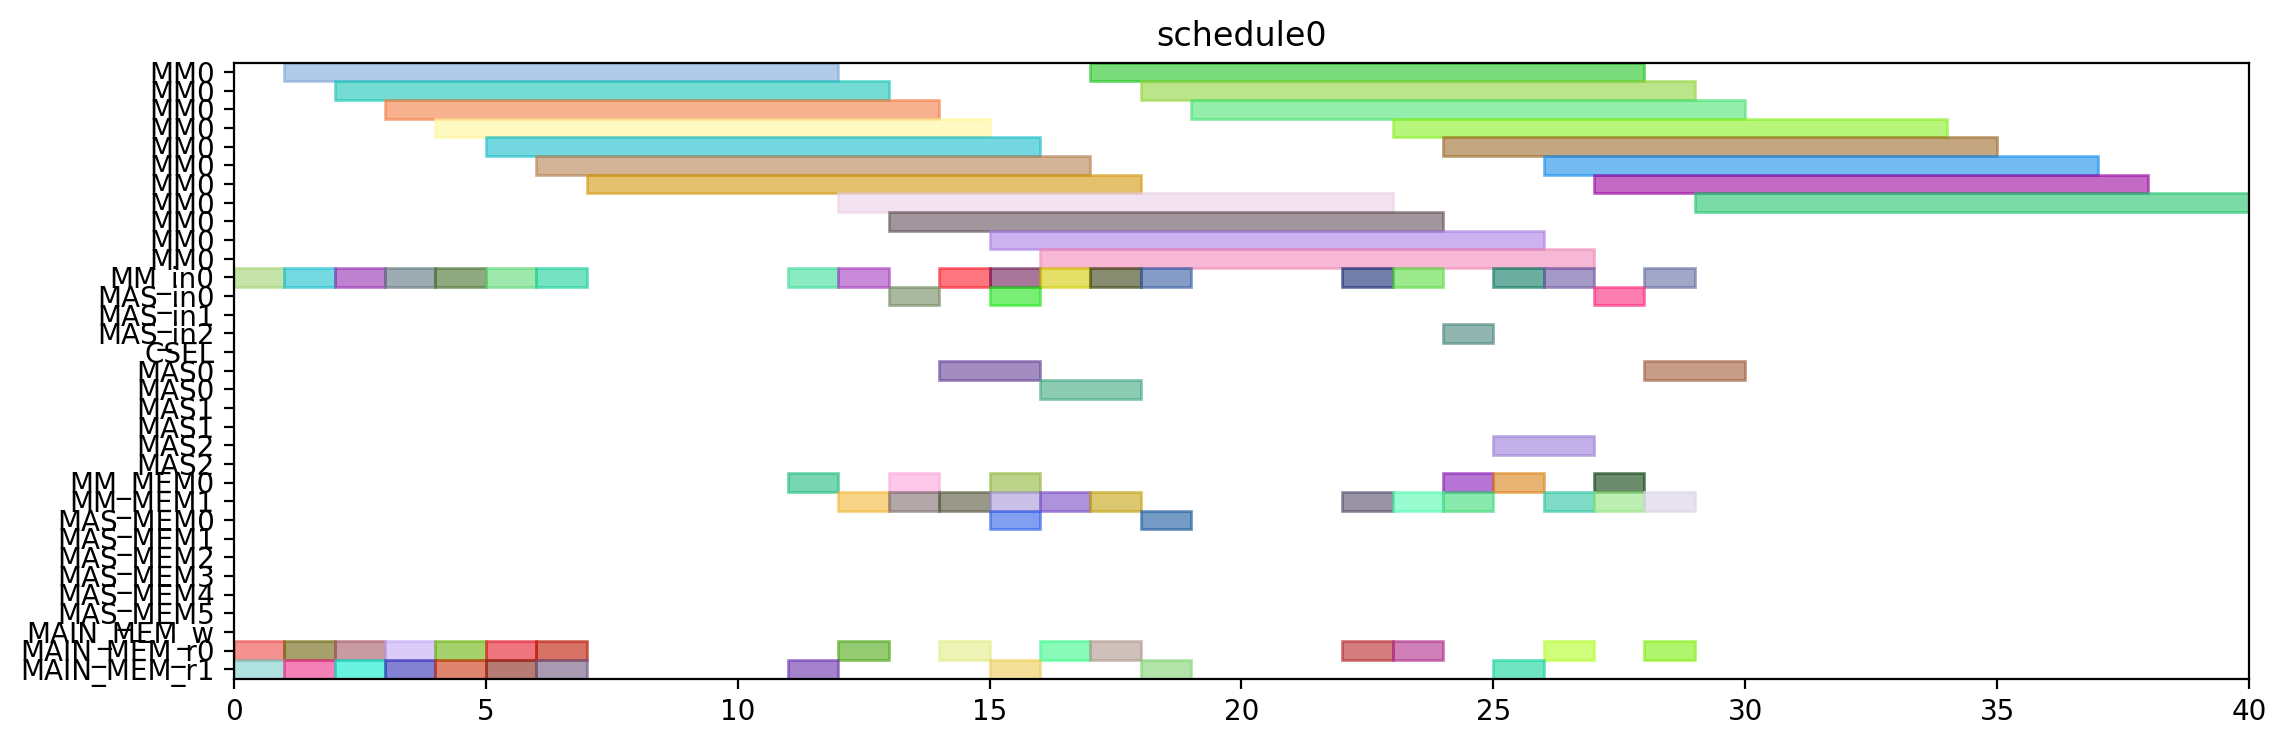

Write the Python code that produced this figure.
from pyschedule import Scenario, solvers, plotters, alt


def solve():
	horizon = 120
	S = Scenario("schedule0", horizon=horizon)

	# resource
	MM = S.Resources('MM', num=1, size=11)
	MM_in = S.Resources('MM_in', num=1)
	MAS_in = S.Resources('MAS_in', num=3)
	CSEL = S.Resource('CSEL')
	MAS = S.Resources('MAS', num=3, size=2, periods=range(1, horizon))
	MM_MEM = S.Resources('MM_MEM', num=2)
	MAS_MEM = S.Resources('MAS_MEM', num=6)
	MAIN_MEM_w = S.Resource('MAIN_MEM_w', size=1)
	MAIN_MEM_r = S.Resources('MAIN_MEM_r', num=2)

	# result of previous scheduling

	# new tasks
	Z_exp2 = S.Task('Z_exp2', length=11, delay_cost=1)
	Z_exp2 += alt(MM)
	Z_exp2_in = S.Task('Z_exp2_in', length=1, delay_cost=1)
	Z_exp2_in += alt(MM_in)
	S += Z_exp2_in*MM_in[0]<=Z_exp2*MM[0]
	Z_exp2_mem0 = S.Task('Z_exp2_mem0', length=1, delay_cost=1)
	Z_exp2_mem0 += MAIN_MEM_r[0]
	S += Z_exp2_mem0 <= Z_exp2

	Z_exp2_mem1 = S.Task('Z_exp2_mem1', length=1, delay_cost=1)
	Z_exp2_mem1 += MAIN_MEM_r[1]
	S += Z_exp2_mem1 <= Z_exp2

	NX0 = S.Task('NX0', length=11, delay_cost=1)
	NX0 += alt(MM)
	NX0_in = S.Task('NX0_in', length=1, delay_cost=1)
	NX0_in += alt(MM_in)
	S += NX0_in*MM_in[0]<=NX0*MM[0]
	NX0_mem0 = S.Task('NX0_mem0', length=1, delay_cost=1)
	NX0_mem0 += MAIN_MEM_r[0]
	S += NX0_mem0 <= NX0

	NX0_mem1 = S.Task('NX0_mem1', length=1, delay_cost=1)
	NX0_mem1 += MAIN_MEM_r[1]
	S += NX0_mem1 <= NX0

	k0_10_Z1 = S.Task('k0_10_Z1', length=11, delay_cost=1)
	k0_10_Z1 += alt(MM)
	k0_10_Z1_in = S.Task('k0_10_Z1_in', length=1, delay_cost=1)
	k0_10_Z1_in += alt(MM_in)
	S += k0_10_Z1_in*MM_in[0]<=k0_10_Z1*MM[0]
	k0_10_Z1_mem0 = S.Task('k0_10_Z1_mem0', length=1, delay_cost=1)
	k0_10_Z1_mem0 += MAIN_MEM_r[0]
	S += k0_10_Z1_mem0 <= k0_10_Z1

	k0_10_Z1_mem1 = S.Task('k0_10_Z1_mem1', length=1, delay_cost=1)
	k0_10_Z1_mem1 += MAIN_MEM_r[1]
	S += k0_10_Z1_mem1 <= k0_10_Z1

	DX0 = S.Task('DX0', length=11, delay_cost=1)
	DX0 += alt(MM)
	DX0_in = S.Task('DX0_in', length=1, delay_cost=1)
	DX0_in += alt(MM_in)
	S += DX0_in*MM_in[0]<=DX0*MM[0]
	DX0_mem0 = S.Task('DX0_mem0', length=1, delay_cost=1)
	DX0_mem0 += MAIN_MEM_r[0]
	S += DX0_mem0 <= DX0

	DX0_mem1 = S.Task('DX0_mem1', length=1, delay_cost=1)
	DX0_mem1 += MAIN_MEM_r[1]
	S += DX0_mem1 <= DX0

	NY0 = S.Task('NY0', length=11, delay_cost=1)
	NY0 += alt(MM)
	NY0_in = S.Task('NY0_in', length=1, delay_cost=1)
	NY0_in += alt(MM_in)
	S += NY0_in*MM_in[0]<=NY0*MM[0]
	NY0_mem0 = S.Task('NY0_mem0', length=1, delay_cost=1)
	NY0_mem0 += MAIN_MEM_r[0]
	S += NY0_mem0 <= NY0

	NY0_mem1 = S.Task('NY0_mem1', length=1, delay_cost=1)
	NY0_mem1 += MAIN_MEM_r[1]
	S += NY0_mem1 <= NY0

	k2_14_Z1 = S.Task('k2_14_Z1', length=11, delay_cost=1)
	k2_14_Z1 += alt(MM)
	k2_14_Z1_in = S.Task('k2_14_Z1_in', length=1, delay_cost=1)
	k2_14_Z1_in += alt(MM_in)
	S += k2_14_Z1_in*MM_in[0]<=k2_14_Z1*MM[0]
	k2_14_Z1_mem0 = S.Task('k2_14_Z1_mem0', length=1, delay_cost=1)
	k2_14_Z1_mem0 += MAIN_MEM_r[0]
	S += k2_14_Z1_mem0 <= k2_14_Z1

	k2_14_Z1_mem1 = S.Task('k2_14_Z1_mem1', length=1, delay_cost=1)
	k2_14_Z1_mem1 += MAIN_MEM_r[1]
	S += k2_14_Z1_mem1 <= k2_14_Z1

	DY0 = S.Task('DY0', length=11, delay_cost=1)
	DY0 += alt(MM)
	DY0_in = S.Task('DY0_in', length=1, delay_cost=1)
	DY0_in += alt(MM_in)
	S += DY0_in*MM_in[0]<=DY0*MM[0]
	DY0_mem0 = S.Task('DY0_mem0', length=1, delay_cost=1)
	DY0_mem0 += MAIN_MEM_r[0]
	S += DY0_mem0 <= DY0

	DY0_mem1 = S.Task('DY0_mem1', length=1, delay_cost=1)
	DY0_mem1 += MAIN_MEM_r[1]
	S += DY0_mem1 <= DY0

	Z_exp3 = S.Task('Z_exp3', length=11, delay_cost=1)
	Z_exp3 += alt(MM)
	Z_exp3_in = S.Task('Z_exp3_in', length=1, delay_cost=1)
	Z_exp3_in += alt(MM_in)
	S += Z_exp3_in*MM_in[0]<=Z_exp3*MM[0]
	Z_exp3_mem0 = S.Task('Z_exp3_mem0', length=1, delay_cost=1)
	Z_exp3_mem0 += alt(MM_MEM)
	S += (Z_exp2*MM[0])-1 < Z_exp3_mem0*MM_MEM[0]
	S += Z_exp3_mem0 <= Z_exp3

	Z_exp3_mem1 = S.Task('Z_exp3_mem1', length=1, delay_cost=1)
	Z_exp3_mem1 += MAIN_MEM_r[1]
	S += Z_exp3_mem1 <= Z_exp3

	NX1_ = S.Task('NX1_', length=2, delay_cost=1)
	NX1_ += alt(MAS)
	NX1__in = S.Task('NX1__in', length=1, delay_cost=1)
	NX1__in += alt(MAS_in)
	S += NX1__in*MAS_in[0]<=NX1_*MAS[0]

	S += NX1__in*MAS_in[1]<=NX1_*MAS[1]

	S += NX1__in*MAS_in[2]<=NX1_*MAS[2]

	NX1__mem0 = S.Task('NX1__mem0', length=1, delay_cost=1)
	NX1__mem0 += alt(MM_MEM)
	S += (NX0*MM[0])-1 < NX1__mem0*MM_MEM[0]
	S += NX1__mem0 <= NX1_

	NX1__mem1 = S.Task('NX1__mem1', length=1, delay_cost=1)
	NX1__mem1 += alt(MM_MEM)
	S += (k0_10_Z1*MM[0])-1 < NX1__mem1*MM_MEM[1]
	S += NX1__mem1 <= NX1_

	k0_9_Z2 = S.Task('k0_9_Z2', length=11, delay_cost=1)
	k0_9_Z2 += alt(MM)
	k0_9_Z2_in = S.Task('k0_9_Z2_in', length=1, delay_cost=1)
	k0_9_Z2_in += alt(MM_in)
	S += k0_9_Z2_in*MM_in[0]<=k0_9_Z2*MM[0]
	k0_9_Z2_mem0 = S.Task('k0_9_Z2_mem0', length=1, delay_cost=1)
	k0_9_Z2_mem0 += MAIN_MEM_r[0]
	S += k0_9_Z2_mem0 <= k0_9_Z2

	k0_9_Z2_mem1 = S.Task('k0_9_Z2_mem1', length=1, delay_cost=1)
	k0_9_Z2_mem1 += alt(MM_MEM)
	S += (Z_exp2*MM[0])-1 < k0_9_Z2_mem1*MM_MEM[1]
	S += k0_9_Z2_mem1 <= k0_9_Z2

	k1_9_Z2 = S.Task('k1_9_Z2', length=11, delay_cost=1)
	k1_9_Z2 += alt(MM)
	k1_9_Z2_in = S.Task('k1_9_Z2_in', length=1, delay_cost=1)
	k1_9_Z2_in += alt(MM_in)
	S += k1_9_Z2_in*MM_in[0]<=k1_9_Z2*MM[0]
	k1_9_Z2_mem0 = S.Task('k1_9_Z2_mem0', length=1, delay_cost=1)
	k1_9_Z2_mem0 += MAIN_MEM_r[0]
	S += k1_9_Z2_mem0 <= k1_9_Z2

	k1_9_Z2_mem1 = S.Task('k1_9_Z2_mem1', length=1, delay_cost=1)
	k1_9_Z2_mem1 += alt(MM_MEM)
	S += (Z_exp2*MM[0])-1 < k1_9_Z2_mem1*MM_MEM[1]
	S += k1_9_Z2_mem1 <= k1_9_Z2

	NY1_ = S.Task('NY1_', length=2, delay_cost=1)
	NY1_ += alt(MAS)
	NY1__in = S.Task('NY1__in', length=1, delay_cost=1)
	NY1__in += alt(MAS_in)
	S += NY1__in*MAS_in[0]<=NY1_*MAS[0]

	S += NY1__in*MAS_in[1]<=NY1_*MAS[1]

	S += NY1__in*MAS_in[2]<=NY1_*MAS[2]

	NY1__mem0 = S.Task('NY1__mem0', length=1, delay_cost=1)
	NY1__mem0 += alt(MM_MEM)
	S += (NY0*MM[0])-1 < NY1__mem0*MM_MEM[0]
	S += NY1__mem0 <= NY1_

	NY1__mem1 = S.Task('NY1__mem1', length=1, delay_cost=1)
	NY1__mem1 += alt(MM_MEM)
	S += (k2_14_Z1*MM[0])-1 < NY1__mem1*MM_MEM[1]
	S += NY1__mem1 <= NY1_

	k2_13_Z2 = S.Task('k2_13_Z2', length=11, delay_cost=1)
	k2_13_Z2 += alt(MM)
	k2_13_Z2_in = S.Task('k2_13_Z2_in', length=1, delay_cost=1)
	k2_13_Z2_in += alt(MM_in)
	S += k2_13_Z2_in*MM_in[0]<=k2_13_Z2*MM[0]
	k2_13_Z2_mem0 = S.Task('k2_13_Z2_mem0', length=1, delay_cost=1)
	k2_13_Z2_mem0 += MAIN_MEM_r[0]
	S += k2_13_Z2_mem0 <= k2_13_Z2

	k2_13_Z2_mem1 = S.Task('k2_13_Z2_mem1', length=1, delay_cost=1)
	k2_13_Z2_mem1 += alt(MM_MEM)
	S += (Z_exp2*MM[0])-1 < k2_13_Z2_mem1*MM_MEM[1]
	S += k2_13_Z2_mem1 <= k2_13_Z2

	k3_14_Z2 = S.Task('k3_14_Z2', length=11, delay_cost=1)
	k3_14_Z2 += alt(MM)
	k3_14_Z2_in = S.Task('k3_14_Z2_in', length=1, delay_cost=1)
	k3_14_Z2_in += alt(MM_in)
	S += k3_14_Z2_in*MM_in[0]<=k3_14_Z2*MM[0]
	k3_14_Z2_mem0 = S.Task('k3_14_Z2_mem0', length=1, delay_cost=1)
	k3_14_Z2_mem0 += MAIN_MEM_r[0]
	S += k3_14_Z2_mem0 <= k3_14_Z2

	k3_14_Z2_mem1 = S.Task('k3_14_Z2_mem1', length=1, delay_cost=1)
	k3_14_Z2_mem1 += alt(MM_MEM)
	S += (Z_exp2*MM[0])-1 < k3_14_Z2_mem1*MM_MEM[1]
	S += k3_14_Z2_mem1 <= k3_14_Z2

	Z_exp4 = S.Task('Z_exp4', length=11, delay_cost=1)
	Z_exp4 += alt(MM)
	Z_exp4_in = S.Task('Z_exp4_in', length=1, delay_cost=1)
	Z_exp4_in += alt(MM_in)
	S += Z_exp4_in*MM_in[0]<=Z_exp4*MM[0]
	Z_exp4_mem0 = S.Task('Z_exp4_mem0', length=1, delay_cost=1)
	Z_exp4_mem0 += alt(MM_MEM)
	S += (Z_exp3*MM[0])-1 < Z_exp4_mem0*MM_MEM[0]
	S += Z_exp4_mem0 <= Z_exp4

	Z_exp4_mem1 = S.Task('Z_exp4_mem1', length=1, delay_cost=1)
	Z_exp4_mem1 += MAIN_MEM_r[1]
	S += Z_exp4_mem1 <= Z_exp4

	NX1 = S.Task('NX1', length=11, delay_cost=1)
	NX1 += alt(MM)
	NX1_in = S.Task('NX1_in', length=1, delay_cost=1)
	NX1_in += alt(MM_in)
	S += NX1_in*MM_in[0]<=NX1*MM[0]
	NX1_mem0 = S.Task('NX1_mem0', length=1, delay_cost=1)
	NX1_mem0 += alt(MAS_MEM)
	S += (NX1_*MAS[0])-1 < NX1_mem0*MAS_MEM[0]
	S += (NX1_*MAS[1])-1 < NX1_mem0*MAS_MEM[2]
	S += (NX1_*MAS[2])-1 < NX1_mem0*MAS_MEM[4]
	S += NX1_mem0 <= NX1

	NX1_mem1 = S.Task('NX1_mem1', length=1, delay_cost=1)
	NX1_mem1 += MAIN_MEM_r[1]
	S += NX1_mem1 <= NX1

	k0_8_Z3 = S.Task('k0_8_Z3', length=11, delay_cost=1)
	k0_8_Z3 += alt(MM)
	k0_8_Z3_in = S.Task('k0_8_Z3_in', length=1, delay_cost=1)
	k0_8_Z3_in += alt(MM_in)
	S += k0_8_Z3_in*MM_in[0]<=k0_8_Z3*MM[0]
	k0_8_Z3_mem0 = S.Task('k0_8_Z3_mem0', length=1, delay_cost=1)
	k0_8_Z3_mem0 += MAIN_MEM_r[0]
	S += k0_8_Z3_mem0 <= k0_8_Z3

	k0_8_Z3_mem1 = S.Task('k0_8_Z3_mem1', length=1, delay_cost=1)
	k0_8_Z3_mem1 += alt(MM_MEM)
	S += (Z_exp3*MM[0])-1 < k0_8_Z3_mem1*MM_MEM[1]
	S += k0_8_Z3_mem1 <= k0_8_Z3

	DX1_ = S.Task('DX1_', length=2, delay_cost=1)
	DX1_ += alt(MAS)
	DX1__in = S.Task('DX1__in', length=1, delay_cost=1)
	DX1__in += alt(MAS_in)
	S += DX1__in*MAS_in[0]<=DX1_*MAS[0]

	S += DX1__in*MAS_in[1]<=DX1_*MAS[1]

	S += DX1__in*MAS_in[2]<=DX1_*MAS[2]

	DX1__mem0 = S.Task('DX1__mem0', length=1, delay_cost=1)
	DX1__mem0 += alt(MM_MEM)
	S += (DX0*MM[0])-1 < DX1__mem0*MM_MEM[0]
	S += DX1__mem0 <= DX1_

	DX1__mem1 = S.Task('DX1__mem1', length=1, delay_cost=1)
	DX1__mem1 += alt(MM_MEM)
	S += (k1_9_Z2*MM[0])-1 < DX1__mem1*MM_MEM[1]
	S += DX1__mem1 <= DX1_

	k1_8_Z3 = S.Task('k1_8_Z3', length=11, delay_cost=1)
	k1_8_Z3 += alt(MM)
	k1_8_Z3_in = S.Task('k1_8_Z3_in', length=1, delay_cost=1)
	k1_8_Z3_in += alt(MM_in)
	S += k1_8_Z3_in*MM_in[0]<=k1_8_Z3*MM[0]
	k1_8_Z3_mem0 = S.Task('k1_8_Z3_mem0', length=1, delay_cost=1)
	k1_8_Z3_mem0 += MAIN_MEM_r[0]
	S += k1_8_Z3_mem0 <= k1_8_Z3

	k1_8_Z3_mem1 = S.Task('k1_8_Z3_mem1', length=1, delay_cost=1)
	k1_8_Z3_mem1 += alt(MM_MEM)
	S += (Z_exp3*MM[0])-1 < k1_8_Z3_mem1*MM_MEM[1]
	S += k1_8_Z3_mem1 <= k1_8_Z3

	NY1 = S.Task('NY1', length=11, delay_cost=1)
	NY1 += alt(MM)
	NY1_in = S.Task('NY1_in', length=1, delay_cost=1)
	NY1_in += alt(MM_in)
	S += NY1_in*MM_in[0]<=NY1*MM[0]
	NY1_mem0 = S.Task('NY1_mem0', length=1, delay_cost=1)
	NY1_mem0 += alt(MAS_MEM)
	S += (NY1_*MAS[0])-1 < NY1_mem0*MAS_MEM[0]
	S += (NY1_*MAS[1])-1 < NY1_mem0*MAS_MEM[2]
	S += (NY1_*MAS[2])-1 < NY1_mem0*MAS_MEM[4]
	S += NY1_mem0 <= NY1

	NY1_mem1 = S.Task('NY1_mem1', length=1, delay_cost=1)
	NY1_mem1 += MAIN_MEM_r[1]
	S += NY1_mem1 <= NY1

	k2_12_Z3 = S.Task('k2_12_Z3', length=11, delay_cost=1)
	k2_12_Z3 += alt(MM)
	k2_12_Z3_in = S.Task('k2_12_Z3_in', length=1, delay_cost=1)
	k2_12_Z3_in += alt(MM_in)
	S += k2_12_Z3_in*MM_in[0]<=k2_12_Z3*MM[0]
	k2_12_Z3_mem0 = S.Task('k2_12_Z3_mem0', length=1, delay_cost=1)
	k2_12_Z3_mem0 += MAIN_MEM_r[0]
	S += k2_12_Z3_mem0 <= k2_12_Z3

	k2_12_Z3_mem1 = S.Task('k2_12_Z3_mem1', length=1, delay_cost=1)
	k2_12_Z3_mem1 += alt(MM_MEM)
	S += (Z_exp3*MM[0])-1 < k2_12_Z3_mem1*MM_MEM[1]
	S += k2_12_Z3_mem1 <= k2_12_Z3

	DY1_ = S.Task('DY1_', length=2, delay_cost=1)
	DY1_ += alt(MAS)
	DY1__in = S.Task('DY1__in', length=1, delay_cost=1)
	DY1__in += alt(MAS_in)
	S += DY1__in*MAS_in[0]<=DY1_*MAS[0]

	S += DY1__in*MAS_in[1]<=DY1_*MAS[1]

	S += DY1__in*MAS_in[2]<=DY1_*MAS[2]

	DY1__mem0 = S.Task('DY1__mem0', length=1, delay_cost=1)
	DY1__mem0 += alt(MM_MEM)
	S += (DY0*MM[0])-1 < DY1__mem0*MM_MEM[0]
	S += DY1__mem0 <= DY1_

	DY1__mem1 = S.Task('DY1__mem1', length=1, delay_cost=1)
	DY1__mem1 += alt(MM_MEM)
	S += (k3_14_Z2*MM[0])-1 < DY1__mem1*MM_MEM[1]
	S += DY1__mem1 <= DY1_

	k3_13_Z3 = S.Task('k3_13_Z3', length=11, delay_cost=1)
	k3_13_Z3 += alt(MM)
	k3_13_Z3_in = S.Task('k3_13_Z3_in', length=1, delay_cost=1)
	k3_13_Z3_in += alt(MM_in)
	S += k3_13_Z3_in*MM_in[0]<=k3_13_Z3*MM[0]
	k3_13_Z3_mem0 = S.Task('k3_13_Z3_mem0', length=1, delay_cost=1)
	k3_13_Z3_mem0 += MAIN_MEM_r[0]
	S += k3_13_Z3_mem0 <= k3_13_Z3

	k3_13_Z3_mem1 = S.Task('k3_13_Z3_mem1', length=1, delay_cost=1)
	k3_13_Z3_mem1 += alt(MM_MEM)
	S += (Z_exp3*MM[0])-1 < k3_13_Z3_mem1*MM_MEM[1]
	S += k3_13_Z3_mem1 <= k3_13_Z3

	solvers.mip.solve(S,msg=1,kind='CPLEX',ratio_gap=1.01)

	solution = [['hoge']*len(S.solution()[1]) for i in range(len(S.solution()))]
	for i in range(len(S.solution())):
		for j in range(len(S.solution()[i])):
			solution[i][j]=str(S.solution()[i][j])
	print(solution)

	cycles = int(solution[-1][3])

	pic_file_name = "/mnt/rose/usr1/fukuda/ABE/multiRAM_multiMAS_16mux/scheduling_result/stage11MM1_stage2MAS3/ISOGENY/schedule0.png"
	if(S.solution() != []):
		plotters.matplotlib.plot(S,img_filename=pic_file_name, show_task_labels=False, fig_size=(cycles*0.25+3, 4))

	return solution
